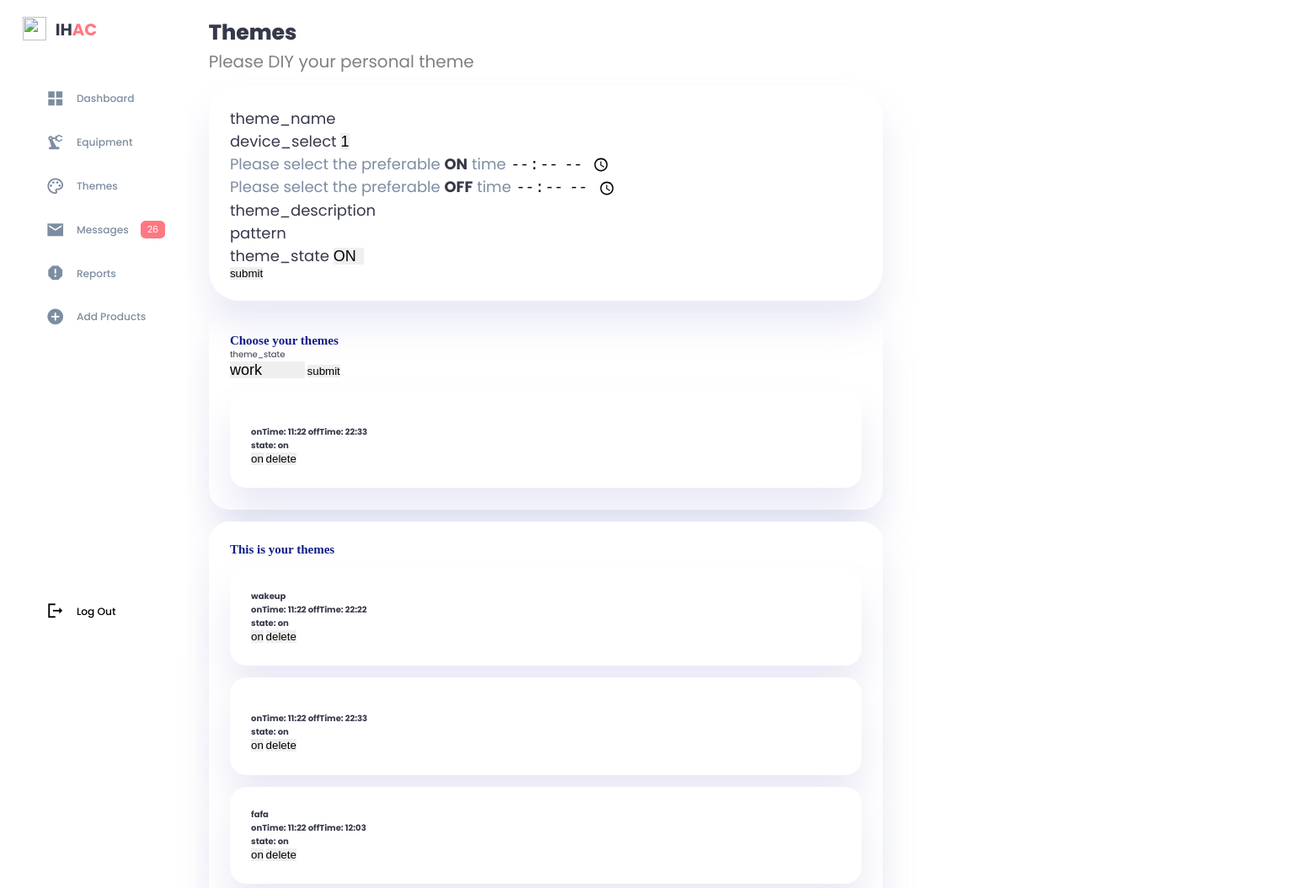
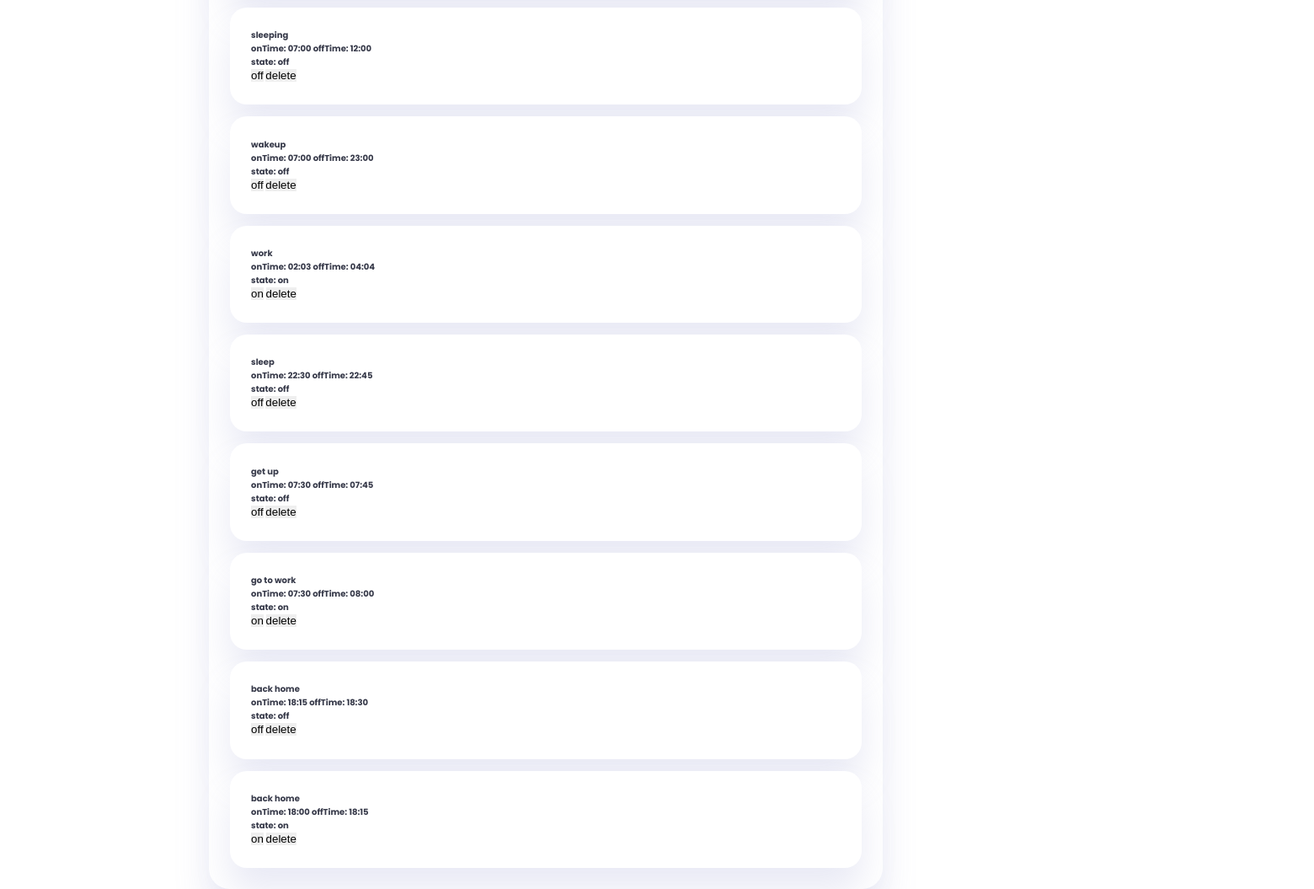
The app's page /theme_new.php with its own data (2 pictures, top to bottom).
### tables this page shows
CREATE TABLE `theme` (
  `theme_id` int(11) NOT NULL,
  `theme_name` varchar(20) NOT NULL,
  `device_select` varchar(30) NOT NULL,
  `onTime` varchar(30) NOT NULL,
  `offTime` varchar(30) NOT NULL,
  `theme_description` varchar(40) NOT NULL,
  `place_select` varchar(30) DEFAULT NULL,
  `theme_state` varchar(20) NOT NULL,
  `pattern` varchar(10) NOT NULL
);

### theme_new.php (the view, shortened to what this page needs)
<html lang="en">
<head>
    <link rel="stylesheet" href="./style.css">
    <link rel="stylesheet" href="./theme.css">
</head>
<body>
    <div class="container">
        <aside>
            <div class="top">
                <div class="logo">
                    <img src="./images/sharp_holiday_village_black_24dp.png">
                    <h2>IH<span class="danger">AC</span></h2>
                </div>
            </div>
            <div class="sidebar">
                <a href="./index.html">
                    <span class="material-icons-sharp">grid_view</span>
                    <h3>Dashboard</h3>
                </a>
                <a href="./equipments.html">
                    <span class="material-icons-sharp">precision_manufacturing</span>
                    <h3>Equipment</h3>
                </a>
                <a href="#">
                    <span class="material-icons-outlined">color_lens</span>
                    <h3>Themes</h3>
                </a>
                <a href="#">
                    <span class="material-icons-sharp">email</span>
                    <h3>Messages</h3>
                    <span class="message-count">26</span>
                </a>
                <a href="#">
                    <span class="material-icons-sharp">report</span>
                    <h3>Reports</h3>
                </a>
                <a href="./addeq.html">
                    <span class="material-icons-sharp">add_circle</span>
                    <h3>Add Products</h3>
                </a>
                <a href="./login.html">
                    <span class="material-icons-sharp">logout</span>
                    <h3>Log Out</h3>
                </a>
            </div>
        </aside>
        <main>
            <h1>Themes</h1>
            <p class="greeting" style="color: gray; font-size: 20px;">Please DIY your personal theme </p>
            <div class="insights" id>
                <div class="themepallete" style="font-size: 18px; width:800px">
                    <form action="theme.php" method="post">
                        <div>
                            <label for="theme_name">theme_name</label>
                            <input type="text" id="theme_name" name="theme_name">
                        </div>
                        <label for="device_select">device_select</label>
                        <select type="text" name="device_select" id="device_select" style="font-size:18px;">
                            <?php
                            $mysqli = require __DIR__ . "/database.php";
                            $result = mysqli_query($mysqli, "SELECT * FROM equipment ORDER BY ID DESC");
                            $num    = mysqli_num_rows($result);
                             for ($i = 0; $i < $num; $i++) {
                                $result = mysqli_query($mysqli, "SELECT * FROM equipment ORDER BY ID DESC limit $i,1");
                                $row = $result->fetch_assoc();
                                 $pattern = $row['Name'];
                                 echo "
                                     <option name = 'pattern' onclick='checkPattern('$pattern')' value = '$row[Name]'>$row[Name]</option>
                                        ";
                             }
                            ?>
                        </select>
                        <div>
                            <label for="onTime" class="text-muted">Please select the preferable <b>ON</b> time</label>
                            <input type="time" id="onTime" name="onTime" required style="font-size:18px;">
                        </div>
                        <div>
                            <label for="offTime" class="text-muted">Please select the preferable <b>OFF</b> time</label>
                            <input type="time" id="offTime" name="offTime" required style="font-size:18px;">
                        </div>
                        <div>
                            <label for="theme_description">theme_description</label>
                            <input type="text" id="theme_description" name="theme_description">
                        </div>
                        <div>
                            <label for="theme_state">pattern</label>
                        </div>
                        <div>
                            <label for="theme_state">theme_state</label>
                            <select type="text" name="theme_state" id="theme_state" style="font-size:18px;">
                                <option value="on">ON</option>
                            </select>
                        </div>
                        <button>submit</button>
                    </form>
                </div>
            </div>
            <div class="themepallete" id style="width:800px">
                <div class="message" style="font-size: 10px">
                    <p class="themetext" id="themeletter">Choose your themes</p>
                    <div>
                        <label for="theme_state">theme_state</label>
                        <form action='aaa.php' method='post'>
                            <select type="text" name="theme_state" id="theme_state" style="font-size:18px;">
                                <?php
                                $mysqli = require __DIR__ . "/database.php";
                                $result = mysqli_query($mysqli, "SELECT DISTINCT theme_name FROM theme ORDER BY theme_name DESC");
                                $num    = mysqli_num_rows($result);
                                for ($i = 0; $i < $num; $i++) {
                                    $result = mysqli_query($mysqli, "SELECT DISTINCT theme_name FROM theme ORDER BY theme_name DESC limit $i,1");
                                    $row = $result->fetch_assoc();
                                    echo "
                                    <option name = 'pattern' value = '$row[theme_name]']'>$row[theme_name]</option>
                                    ";
                                }
                                ?>
                            </select>
                            <button>submit</button>
                        </form>
                        <?php
                        $mysqli = require __DIR__ . "/database.php";
                        $result = mysqli_query($mysqli, "SELECT * FROM theme WHERE theme_name = '$_SESSION[theme_state]' ORDER BY theme_id DESC");
                        $num    = mysqli_num_rows($result);
                        for ($i = 0; $i < $num; $i++) {
                            $result = mysqli_query($mysqli, "SELECT * FROM theme  WHERE theme_name = '$_SESSION[theme_state]' ORDER BY theme_id DESC limit $i,1");
                            $row = $result->fetch_assoc();
                            echo "
                            <form action='theme_set.php' method='post'>
                            <div class = 'themepallete'>
                            <b>
                            $row[theme_name]
                            <br>
                            <div style='font-weight:lighter'>
                            </div>
                            onTime: $row[onTime]  offTime: $row[offTime]
                            <br>
                            state: $row[theme_state]
                            <br>
                            </b>
                            <input type='submit' name='theme_state' value='$row[theme_state]' >
                            <input type='hidden' name = 'theme_id' value = '$row[theme_id]'>
                            <input type='submit' name='delete' value='delete'>
                            <input type='hidden' name = 'theme_id' value = '$row[theme_id]'>
                            </div>
                            </form>
                            ";
                        }
                        ?>
                    </div>
                </div>
            </div>
            <div class="themepallete" id style="width:800px">
                <div class="message" style="font-size: 10px">
                    <p class="themetext" id="themeletter">This is your themes</p>
                    <?php
                    $mysqli = require __DIR__ . "/database.php";
                    $result = mysqli_query($mysqli, "SELECT * FROM theme ORDER BY theme_id DESC");
                    $num    = mysqli_num_rows($result);
                    for ($i = 0; $i < $num; $i++) {
                        $result = mysqli_query($mysqli, "SELECT * FROM theme ORDER BY theme_id DESC limit $i,1");
                        $row = $result->fetch_assoc();
                        echo "
                        <form action='theme_set.php' method='post'>
                        <div class = 'themepallete'>
                        <b>
                        $row[theme_name]
                        <br>
                        <div style='font-weight:lighter'>
                        </div>
                        onTime: $row[onTime]  offTime: $row[offTime]
                        <br>
                        state: $row[theme_state]
                        <br>
                        </b>
                        <input type='submit' name='theme_state' value='$row[theme_state]' >
                        <input type='hidden' name = 'theme_id' value = '$row[theme_id]'>
                        <input type='submit' name='delete' value='delete'>
                        <input type='hidden' name = 'theme_id' value = '$row[theme_id]'>
                        </div>
                        </form>
                        ";
                    }
                    ?>
                </div>
            </div>
        </main>
    </div>
</body>
</html>

### style.css (style rules this page uses)
:root { --color-primary: #7380ec; --color-danger: #ff7782; --color-success: #41f1b6; --color-warning: #ffbb55; --color-white: #fff; --color-info-dark: #7d8da1; --color-info-light: #dce1eb; --color-dark: #363949; --color-light: rgba(132,139,200,0.18); --color-primary-varient: #111e88; --color-dark-varient: #677483; --color-background: rgba(255, 255, 255, 0.909); --card-border-radius: 2em; --border-radius-1: 0.4rem; --border-radius-2: 0.8rem; --border-radius-3: 1.2rem; --card-padding: 1.8rem; --padding-1: 1.2rem; --box-shadow: 0 2rem 3rem var(--color-light); }
* { margin: 0; padding: 0; outline: 0; appearance: none; border: 0; text-decoration: none; list-style: none; box-sizing: border-box; }
html { font-size: 14px; }
body { width: 85vw; height: 100vh; font-family: poppins, sans-serif; font-size: 0.88rem; user-select: none; overflow-x: hidden; color: var(--color-dark); }
.container { display: grid; width: 96%; margin: auto; background:var(--color-background); gap: 1.8rem; grid-template-columns: 14rem auto 23rem; }
a { color: var(--color-dark); }
img { display: block; width: 100%; }
h1 { font-weight: 800; font-size: 1.8rem; }
h2 { font-size: 1.4rem; }
h3 { font-size: 0.87rem; }
.text-muted { color: var(--color-info-dark); }
p { color: var(--color-dark-varient); }
b { color: var(--color-dark); }
.danger { color: var(--color-danger); }
aside { height: 100vh; background: var(--color-background); }
aside .top { background: white; display: flex; align-items: center; justify-content: space-between; margin-top: 1.4rem; }
aside .logo { display: flex; gap: 0.8rem; }
aside .logo img { width: 2rem; height: 2rem; }
aside .sidebar { background: white; display: flex; flex-direction: column; height: 86vh; position: relative; top: 3rem; }
aside h3 { font-weight: 500; }
aside .sidebar a { display: flex; color: var(--color-info-dark); margin-left: 2rem; gap: 1rem; align-items: center; position: relative; height: 3.7rem; transition: all 300ms ease; }
aside .sidebar a span { font-size: 1.6rem; transition: all 300ms ease; }
aside .sidebar a:last-child { color: black; position: absolute; bottom:2rem; width: 100%; }
aside .sidebar .message-count { background: var(--color-danger); color: var(--color-white); padding: 2px 8px; font-size: 11px; border-radius: var(--border-radius-1); }
main { margin-top: 1.4rem; }
main .insights { display: grid; grid-template-columns: repeat(3, 19rem); gap: 1.6rem; }
main .insights > div { background: var(--color-white); padding: var(--card-padding); border-radius: var(--card-border-radius); margin-top: 1rem; box-shadow: var(--box-shadow); transition: all 300ms ease; }

### records on screen
theme: onTime "11:22", offTime "22:33", theme_state "on"
theme: theme_name "wakeup", onTime "11:22", offTime "22:22", theme_state "on"
theme: theme_name "fafa", onTime "11:22", offTime "12:03", theme_state "on"
theme: theme_name "sleeping", onTime "07:00", offTime "12:00", theme_state "off"
theme: theme_name "wakeup", onTime "07:00", offTime "23:00", theme_state "off"
theme: theme_name "work", onTime "02:03", offTime "04:04", theme_state "on"
theme: theme_name "sleep", onTime "22:30", offTime "22:45", theme_state "off"
theme: theme_name "get up", onTime "07:30", offTime "07:45", theme_state "off"
theme: theme_name "go to work", onTime "07:30", offTime "08:00", theme_state "on"
theme: theme_name "back home", onTime "18:15", offTime "18:30", theme_state "off"
theme: theme_name "back home", onTime "18:00", offTime "18:15", theme_state "on"

### other values on screen
form field device_select "1"
form field theme_state "work"
